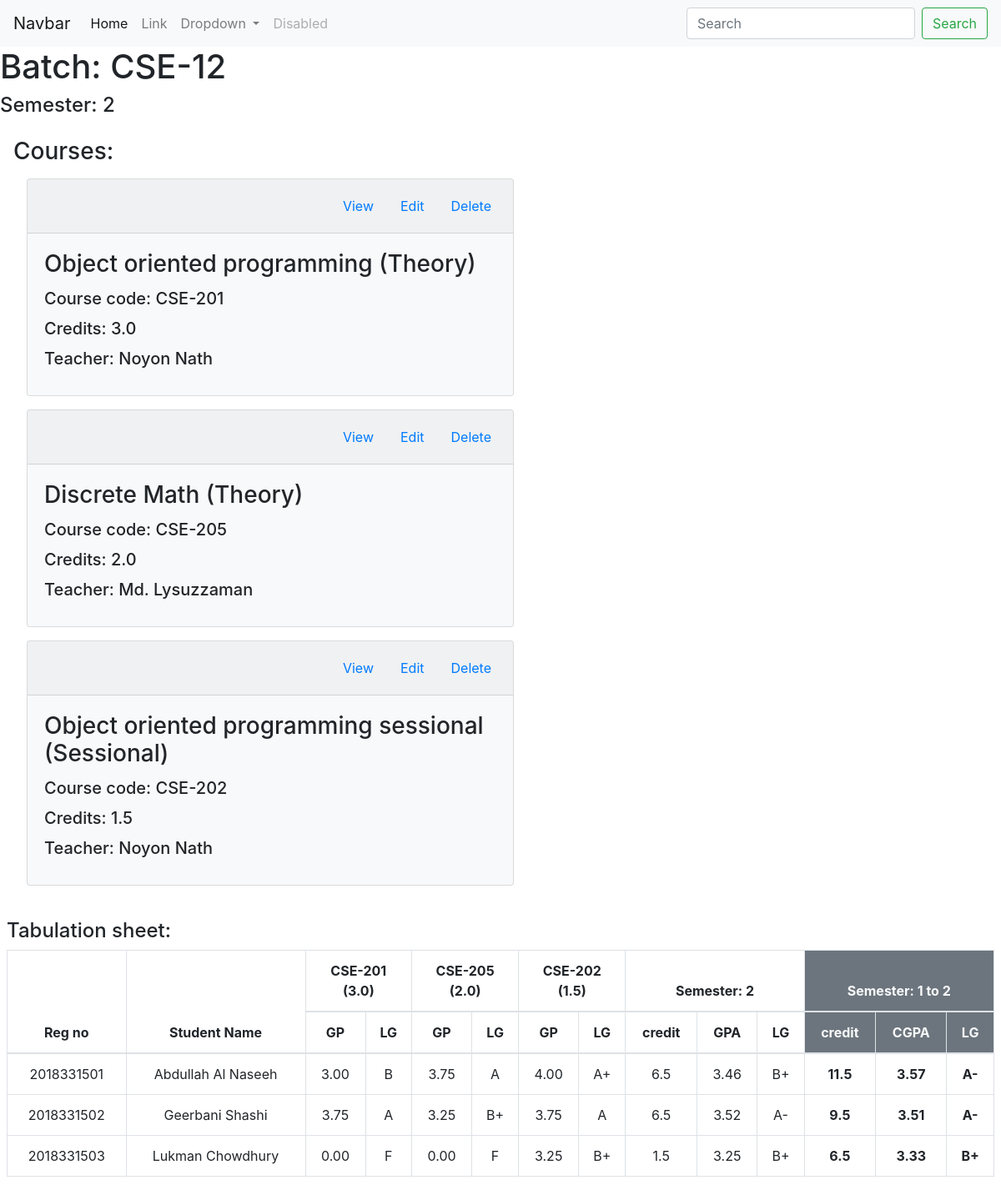
/main/semester_view/CSE-12/2, run on the app's committed database.
### main/models.py (models this page shows)
class Course(models.Model):
    id = models.AutoField
    batch_no = models.CharField(max_length=8, default="")
    semester_no = models.IntegerField(default=None)
    course_code = models.CharField(max_length=8, default="")
    course_title = models.CharField(max_length=60, default="")
    course_type =  models.CharField(max_length=10, default="")
    course_credits = models.FloatField(default=0)
    course_teacher = models.CharField(max_length=40, default="")

class Result(models.Model):
    id = models.AutoField
    reg_no = models.CharField(max_length=10, default="")
    batch_no = models.CharField(max_length=6, default="") # take session instead
    semester_no = models.IntegerField(default=None)
    course_results = models.CharField(max_length=1000, default="")
    current_semester_credits = models.FloatField(default=0)
    current_semester_total_point = models.FloatField(default=0)
    current_semester_GPA = models.FloatField(default=0)

class Student(models.Model):
    id = models.AutoField
    reg_no = models.CharField(max_length=10, default="")
    batch_no = models.CharField(max_length=6, default="")
    session = models.CharField(max_length=8, default="")
    name = models.CharField(max_length=60, default="")
    father_name = models.CharField(max_length=60, default="")
    mother_name = models.CharField(max_length=60, default="")
    address = models.CharField(max_length=100, default="")
    phone = models.CharField(max_length=11, default="")
    isResidential = models.BooleanField(default=False)
    isCR = models.BooleanField(default=False)
    average_cgpa = models.FloatField(default=0)
    remarks = models.CharField(max_length=500, default="")

### main/views.py (the view, shortened to what this page needs)
# urls.py: path('semester_view/<str:batch_no>/<int:semester_no>', views.semester_view, name="semester_view"),
def semester_view(request, batch_no, semester_no):
    courses = Course.objects.filter(batch_no=batch_no, semester_no=semester_no)
    students = Student.objects.filter(batch_no=batch_no)
    result_objects = Result.objects.filter(batch_no=batch_no, semester_no=semester_no)
    table_sheet = list()
    for result in result_objects:
        a_record = dict()
        a_record['reg_no'] = result.reg_no
        student = Student.objects.filter(batch_no=batch_no, reg_no=result.reg_no).first()
        a_record['name'] = student.name
        a_record['batch_no'] = result.batch_no
        a_record['semester_no'] = result.semester_no
        a_record['course_results'] = json.loads(result.course_results)
        a_record['current_semester_credits'] = result.current_semester_credits
        a_record['current_semester_GPA'] = result.current_semester_GPA
        GPA = result.current_semester_GPA
        if GPA == 4.00 : LG = "A+"
        elif GPA >= 3.75 : LG = "A"
        elif GPA >= 3.50 : LG = "A-"
        elif GPA >= 3.25 : LG = "B+"
        elif GPA >= 3.00 : LG = "B"
        elif GPA >= 2.75 : LG = "B-"
        elif GPA >= 2.50 : LG = "C+"
        elif GPA >= 2.25 : LG = "C"
        elif GPA >= 2.00 : LG = "C-"
        else: LG = "F"
        a_record['current_semester_LG'] = LG
        if result.semester_no > 1:
            prev_results = []
            for sem in range(1, semester_no):
                try:
                    semester = Result.objects.get(batch_no=batch_no, reg_no=result.reg_no, semester_no=sem)
                    prev_results.append(semester)
                except:
                    pass
            for p_res in prev_results: print(p_res.semester_no, p_res.reg_no)
            overall_credits, overall_point = result.current_semester_credits, result.current_semester_total_point
            for res in prev_results:
                overall_credits += res.current_semester_credits
                overall_point += res.current_semester_total_point
            a_record['overall_credits'] = overall_credits
            a_record['overall_CGPA'] = round((overall_point/overall_credits), 2)
            CGPA = a_record['overall_CGPA']
            if CGPA == 4.00 : LG = "A+"
            elif CGPA >= 3.75 : LG = "A"
            elif CGPA >= 3.50 : LG = "A-"
            elif CGPA >= 3.25 : LG = "B+"
            elif CGPA >= 3.00 : LG = "B"
            elif CGPA >= 2.75 : LG = "B-"
            elif CGPA >= 2.50 : LG = "C+"
            elif CGPA >= 2.25 : LG = "C"
            elif CGPA >= 2.00 : LG = "C-"
            else: LG = "F"
            a_record['overall_LG'] = LG
            a_record['range'] = range(2*(len(courses)-len(a_record['course_results'])))
        table_sheet.append(a_record)
    return render(request, 'main/semester_view.html', {'batch_no':batch_no, 'semester_no':semester_no, 'courses':courses, 'table_sheet':table_sheet})

### main/templates/main/semester_view.html (shortened to what this page needs)
{% extends 'main/base.html' %}
{% block body %}
<h1>Batch: {{batch_no}}</h1>
<h4>Semester: {{semester_no}}</h4>
<section class="course-list p-3">
    <h3>Courses: </h3>
    {% for course in courses %}
    <div class="card bg-light w-50 m-3">
        <div class="card-header">
            <ul class="nav nav-pills justify-content-end card-header-pills">
                <li class="nav-item">
                    <a class="nav-link" href="/main/course_view/{{batch_no}}/{{semester_no}}/{{course.course_type}}/{{course.course_code}}">View</a>
                </li>
                <li class="nav-item">
                    <a class="nav-link" href="#">Edit</a>
                </li>
                <li class="nav-item">
                    <a class="nav-link">Delete</a>
                </li>
            </ul>
        </div>
        <div class="card-body">
            <h3 class="card-title">{{course.course_title}} ({{course.course_type}})</h3>
            <h5 class="card-title">Course code: {{course.course_code}}</h5>
            <h5 class="card-title">Credits: {{course.course_credits}}</h5>
            <h5 class="card-title">Teacher: {{course.course_teacher}}</h5>
        </div>
    </div>
    {% endfor %}
</section>
<section class="m-2">
    <h4>Tabulation sheet:</h4>
    <table class="table table-bordered">
        <thead>
            <tr class="text-center">
                <th scope="col" rowspan="2">Reg no</th>
                <th scope="col" rowspan="2">Student Name</th>
                {% for course in courses %}
                    <th scope="col" colspan="2">{{course.course_code}} <br> ({{course.course_credits}})</th>
                {% endfor %}
                <th scope="col" colspan="3">Semester: {{semester_no}}</th>
                {% if semester_no > 1 %}
                    <th scope="col" colspan="3" class="bg-secondary text-light">Semester: 1 to {{semester_no}}</th>
                {% endif %}
            </tr>
            <tr class="text-center">
                {% for course in courses %}
                    <th>GP</th>
                    <th>LG</th>
                {% endfor %}
                <th>credit</th>
                <th>GPA</th>
                <th>LG</th>
                {% if semester_no > 1 %}
                    <th class="bg-secondary text-light">credit</th>
                    <th class="bg-secondary text-light">CGPA</th>
                    <th class="bg-secondary text-light">LG</th>
                {% endif %}
            </tr>
        </thead>
        <tbody>
            {% for tb_sheet in table_sheet %}
                <tr class="text-center">
                    <td>{{tb_sheet.reg_no}}</td>
                    <td>{{tb_sheet.name}}</td>
                    {% for course, result in tb_sheet.course_results.items %}
                        <td>{{result.GP}}</td>
                        <td>{{result.LG}}</td>
                    {% endfor %}
                    <td>{{tb_sheet.current_semester_credits}}</td>
                    <td>{{tb_sheet.current_semester_GPA}}</td>
                    <td>{{tb_sheet.current_semester_LG}}</td>
                    {% if semester_no > 1 %}
                        <th class="">{{tb_sheet.overall_credits}}</th>
                        <th class="">{{tb_sheet.overall_CGPA}}</th>
                        <th class="">{{tb_sheet.overall_LG}}</th>
                    {% endif %}
                </tr>
            {% endfor %}
        </tbody>
      </table>
</section>
{% endblock %}

### data on the page
Course: course_title "Object oriented programming", course_type "Theory", course_code "CSE-201", course_credits "3.0", course_teacher "Noyon Nath"
Course: course_title "Discrete Math", course_type "Theory", course_code "CSE-205", course_credits "2.0", course_teacher "Md. Lysuzzaman"
Course: course_title "Object oriented programming sessional", course_type "Sessional", course_code "CSE-202", course_credits "1.5", course_teacher "Noyon Nath"
Result: reg_no "2018331501", current_semester_credits "6.5", current_semester_GPA "3.46"
Student: name "Abdullah Al Naseeh"
Result: reg_no "2018331502", current_semester_credits "6.5", current_semester_GPA "3.52"
Student: name "Geerbani Shashi"
Result: reg_no "2018331503", current_semester_credits "1.5", current_semester_GPA "3.25"
Student: name "Lukman Chowdhury"

### other printed values
{{ batch_no }} "CSE-12"
{{ semester_no }} "2"
{{ result.GP }} "3.00" "3.75" "4.00" "3.75" "3.25" "3.75" "0.00" "0.00" "3.25"
{{ result.LG }} "B" "A" "A+" "A" "B+" "A" "F" "F" "B+"
{{ tb_sheet.current_semester_LG }} "B+" "A-" "B+"
{{ tb_sheet.overall_credits }} "11.5" "9.5" "6.5"
{{ tb_sheet.overall_CGPA }} "3.57" "3.51" "3.33"
{{ tb_sheet.overall_LG }} "A-" "A-" "B+"
